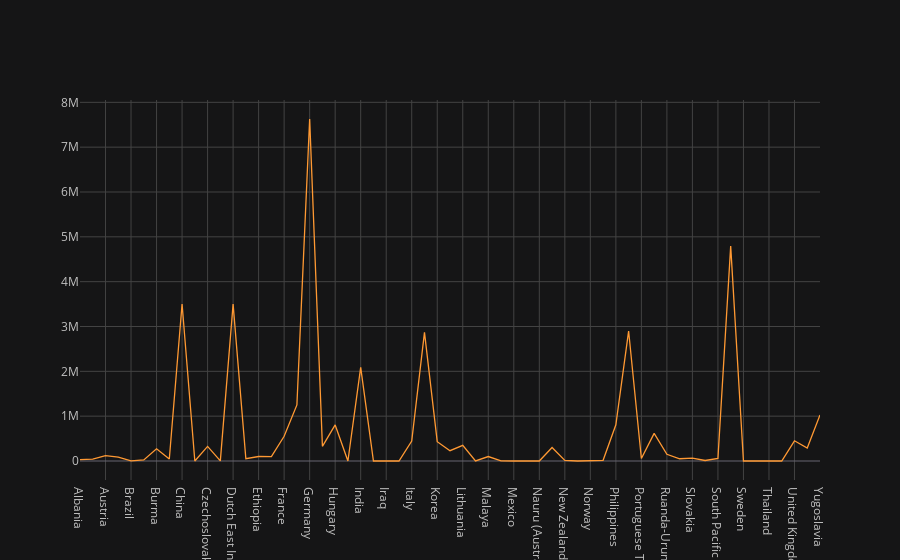

The code cell stored with this chart in its notebook:
### Code cell
nations['DeathsFinal'].sum().iplot(kind='area')

### Figure 1 — Plotly figure (JSON) as saved in the notebook; plotly's stock layout.template omitted (floating-point values rounded to 4 significant figures)
{"data": [{"line": {"color": "rgba(255, 153, 51, 1.0)", "dash": "solid", "shape": "linear", "width": 1.3}, "mode": "lines", "name": "DeathsFinal", "text": "", "type": "scatter", "uid": "269077ce-433d-4686-aecb-0a047c9c5eb4", "x": ["Albania", "Australia", "Austria", "Belgium", "Brazil", "Bulgaria", "Burma", "Canada", "China", "Cuba", "Czechoslovakia", "Denmark", "Dutch East Indies", "Estonia", "Ethiopia", "Finland", "France", "French Indochina", "Germany", "Greece", "Hungary", "Iceland", "India", "Iran", "Iraq", "Ireland", "Italy", "Japan", "Korea", "Latvia", "Lithuania", "Luxembourg", "Malaya", "Malta", "Mexico", "Mongolia", "Nauru (Australian)", "Netherlands", "New Zealand", "Newfoundland", "Norway", "Papua and New Guinea (Australian)", "Philippines", "Poland", "Portuguese Timor", "Romania", "Ruanda-Urundi (Belgian)", "Singapore", "Slovakia", "South Africa", "South Pacific Mandate (Japanese)", "Soviet Union", "Sweden", "Switzerland", "Thailand", "Turkey", "United Kingdom", "United States", "Yugoslavia"], "y": [30000, 40500, 120000, 88000, 2000, 25000, 272000, 45400, 3500789, 100, 325000, 3200, 3500000, 50000, 100000, 97000, 552600, 1250000, 7628176, 327550, 804500, 200, 2087000, 200, 500, 200, 444290, 2870000.0, 430500, 230000, 350000, 2000, 100000, 1500, 100, 300, 500, 301000, 11900, 100, 9500, 15000, 807000, 2898500, 55000, 616400, 150000, 50000, 65500, 11900, 57000, 4792982, 600, 100, 7600, 200, 450901, 288001, 1027000]}], "layout": {"legend": {"bgcolor": "#151516", "font": {"color": "#D9D9D9"}}, "paper_bgcolor": "#151516", "plot_bgcolor": "#151516", "title": {"font": {"color": "#D9D9D9"}}, "xaxis": {"gridcolor": "#434343", "showgrid": true, "tickfont": {"color": "#C2C2C2"}, "title": {"font": {"color": "#D9D9D9"}, "text": ""}, "zerolinecolor": "#666570"}, "yaxis": {"gridcolor": "#434343", "showgrid": true, "tickfont": {"color": "#C2C2C2"}, "title": {"font": {"color": "#D9D9D9"}, "text": ""}, "zerolinecolor": "#666570"}}}
